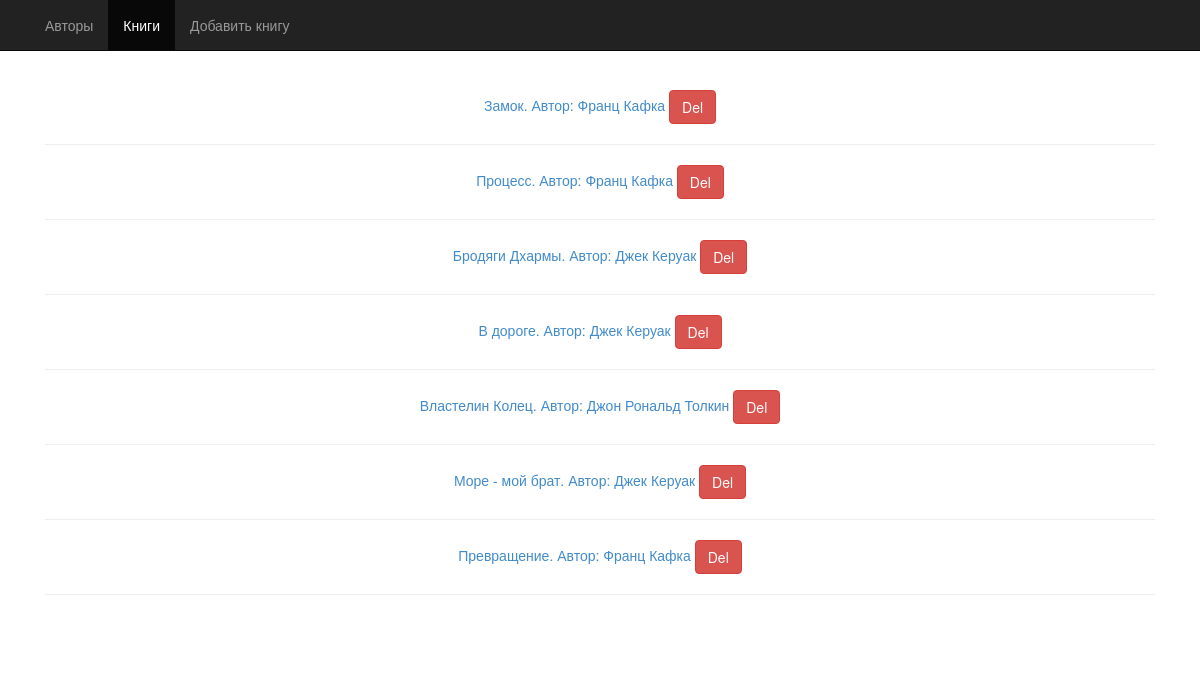
/books, run on the app's committed database.
### tables this page shows
CREATE TABLE `books` (
  `book_id` int(11) NOT NULL,
  `title` text NOT NULL,
  `author_id` int(11) NOT NULL,
  `price` int(11) NOT NULL,
  `genre` text NOT NULL
);

### application/controllers/MainController.php (called while the page is built, shortened)
<?php
class MainController extends Controller
{
	public function showAllBooks() {
		$result = $this->model->getBooks();
		$vars = [
			'location' => 'books',
			'books' => $result,
		];
		$this->view->render('Книги', $vars);
	}
}

### index.php (called while the page is built, shortened)
<?php
require 'application/core/Router.php';
$router = new Router();
$router->run();

### application/libs/Db.php (called while the page is built, shortened)
<?php
class Db
{
	protected $db;
	public function __construct()
	{
		$dbConfig = require 'application/config/db.php';
		$host = $dbConfig['host'];
		$dbName = $dbConfig['db_name'];
		$login = $dbConfig['login'];
		$password = $dbConfig['password'];
		$this->db = new PDO("mysql:host=$host;dbname=$dbName", $login, $password);
	}
	public function query($sql, $params = []) {
		$stmt = $this->db->prepare($sql);
		$stmt->execute($params);
		return $stmt;
	}
	public function row($sql) {
		$result = $this->query($sql);
		return $result->fetchAll(PDO::FETCH_ASSOC);
	}
}

### application/config/db.php (called while the page is built)
<?php
return [
	'host' => 'localhost',
	'db_name' => 'library',
	'login' => 'root',
	'password' => ''
];

### application/models/Main.php (called while the page is built, shortened)
<?php
class Main extends Model
{
	public function getBooks() {
		$result = $this->database->row('SELECT * FROM books ORDER BY title');
		return $this->addAuthorToArr($result);
	}
	public function addAuthorToArr($result) {
		for($i = 0; $i < count($result); $i++) {
			$id = $result[$i]['author_id'];
			$author = $this->database->row("SELECT author_surname, author_name FROM authors WHERE author_id = $id");
			$result[$i]['author'] = $author[0]['author_name'] . ' ' . $author[0]['author_surname'];
		}
		return $result;
	}
}

### application/core/Model.php (called while the page is built, shortened)
<?php
require 'application/libs/Db.php';
abstract class Model
{
	function __construct()
	{
		$this->database = new Db;
	}
}

### application/views/main/showAllBooks.php (the view)
<?php foreach ($books as $value): ?>
<a href="book/book_id:<?php echo $value['book_id']; ?>">
	<h>
		<?php echo $value['title'] . '.  ' . ' Автор:  ' . $value['author']; ?>
	</h>
</a>
<a href="/library/bookdelete/book_id:<?php echo $value['book_id']; ?>">
<button type="submit" name='delete' class="btn btn-danger">Del</button>
</a>
<?php echo '<br>' . '<hr>'; ?>
<?php endforeach; ?>

### application/core/Router.php (shortened to what this page needs)
<?php
class Router
{
	protected $routes;
	protected $controllerAndAction;
	public function addRegex($route) {
		foreach ($route as $key => $value) {
			$key = '#^' . $key . '$#';
			$this->routes[$key] = $value;
		}
	}
	public function match() {
		$url = substr($_SERVER['REQUEST_URI'], 9);
		foreach ($this->routes as $route => $actionController) {
			if(preg_match($route, $url)) {
				$this->controllerAndAction = $actionController;
				return true;
			}
		}
		return false;
	}
	public function run() {
		if($this->match()) {
			$controllerName = ucfirst($this->controllerAndAction['controller']). 'Controller';
			$controllerPath = 'application/controllers/' . $controllerName . '.php';
			if(file_exists($controllerPath)) {
				$action = $this->controllerAndAction['action'];
				if(method_exists($controllerName, $action)) {
					$controller = new $controllerName($this->controllerAndAction);
					$controller->$action();
				}
			}
		}
	}
}

### application/core/View.php (shortened to what this page needs)
<?php
class View
{
	public $path;
	public $layout = 'default';
	public function __construct($actionAndController)
	{
		$this->path = 'application/views/' . $actionAndController['controller'] . '/' . $actionAndController['action'] . '.php';
	}
	public function render($title, $vars = []) {
		if(file_exists($this->path)) {
			require $this->path;
			$content = ob_get_clean();
			require 'application/views/layouts/' . $this->layout. '.php';
		}
		else{
			echo 'Вид страницы не найден';
		}
	}
}

### application/views/layouts/default.php (shortened to what this page needs)
<!DOCTYPE html>
<html lang="en">
  <head>
    <LINK REL= "stylesheet" TYPE= "text/css" HREF= "/library/public/css/bootstrap.min.css" >
    <LINK REL= "stylesheet" TYPE= "text/css" HREF= "/library/public/css/template.css" >
  </head>
  <body style ="background-image: ;">
    <div class="navbar navbar-inverse navbar-fixed-top" role="navigation">
      <div class="container">
        <div class="collapse navbar-collapse">
          <ul class="nav navbar-nav">
            <li <?php if($location == 'authors') echo 'class="active"'; ?> ><a href="/library/authors">Авторы</a></li>
            <li <?php if($location == 'books') echo 'class="active"'; ?> ><a href="/library/books">Книги</a></li>
            <li <?php if($location =='addbook') echo 'class="active"'; ?>><a href="/library/bookadd">Добавить книгу</a></li>
          </ul>
        </div>
      </div>
    </div>
    <div class="container">
      <div class="starter-template" >
        <?php echo $content; ?>
      </div>
    </div>
</body>
  </html>

### public/css/template.css (style rules this page uses)
body { padding-top: 50px; }
.starter-template { padding: 40px 15px; text-align: center; }

### data on the page
books: title "Замок", author "Франц Кафка"
books: title "Процесс", author "Франц Кафка"
books: title "Бродяги Дхармы", author "Джек Керуак"
books: title "В дороге", author "Джек Керуак"
books: title "Властелин Колец", author "Джон Рональд Толкин"
books: title "Море - мой брат", author "Джек Керуак"
books: title "Превращение", author "Франц Кафка"
